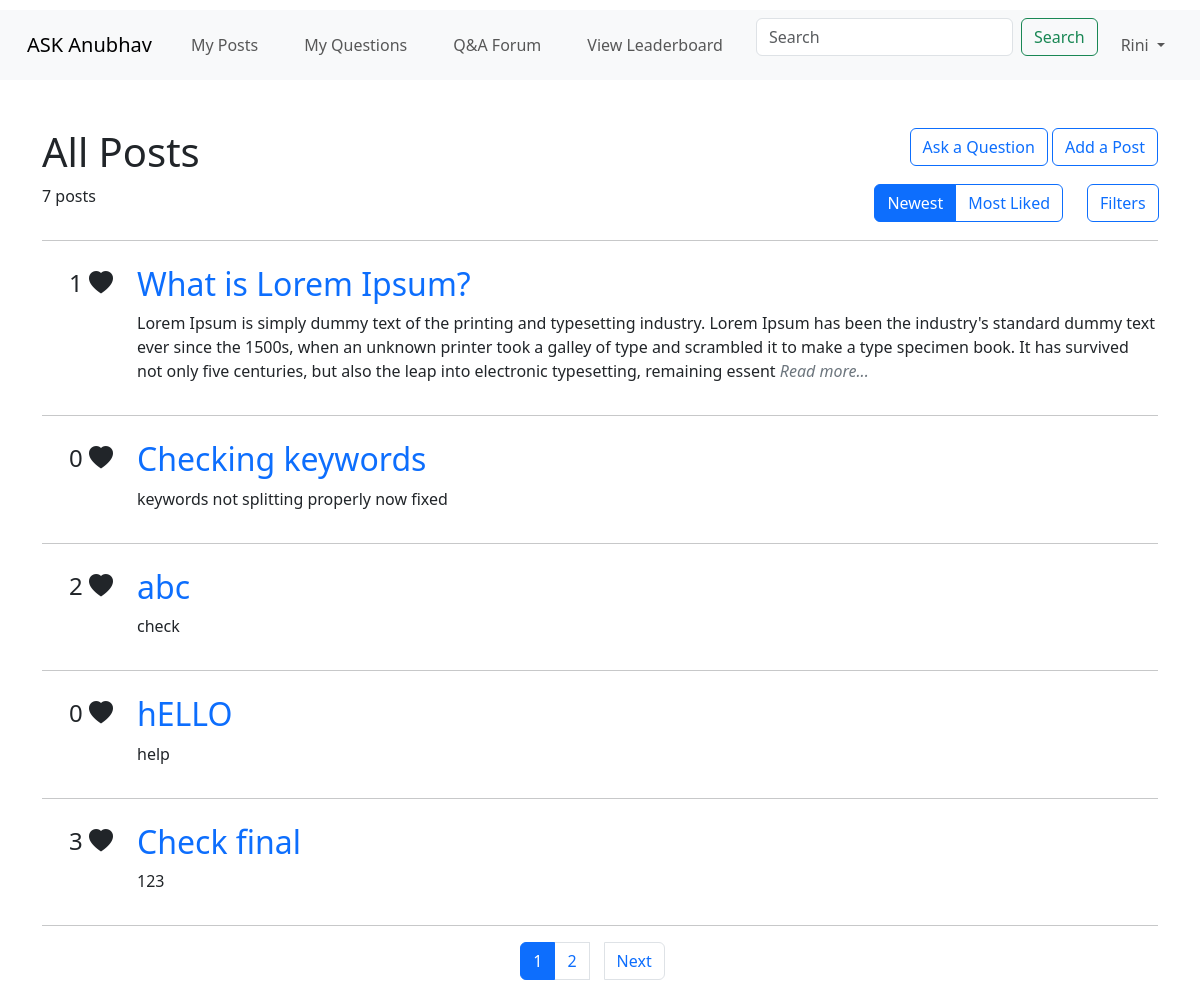
Screenshot of / (signed in) with the database file from the repository.
### merged.py (models this page shows, shortened)
class Post(db.Model):
    __tablename__ = 'post'
    id = db.Column(db.Integer, primary_key=True)
    title = db.Column(db.String(100), nullable=False)
    body = db.Column(db.Text, nullable=False)
    keywords = db.Column(db.String(255))
    date_of_post = db.Column(db.DateTime, default=lambda: datetime.now(timezone.utc))
    student_id = db.Column(db.Integer, nullable=False)
    like_count = db.Column(db.Integer, default=0)
    tags = db.relationship('Tag', secondary=post_tags, lazy='subquery', backref=db.backref('posts', lazy=True))
    approval = db.relationship('PostApproval', uselist=False, back_populates='post')

### merged.py (the view, shortened to what this page needs)
@app.route('/index')
@app.route('/')
def index():
    try:
        if 'student_id' not in session:
            flash("Please login to access the dashboard", "warning")
            return redirect(url_for('login'))
        sort = request.args.get('sort', 'latest')  # default sort is 'latest'
        page = request.args.get('page', 1, type=int)
        per_page = 5
        search_query = request.args.get('search', '').strip()
        posts_query = Post.query.outerjoin(PostApproval, Post.id == PostApproval.post_id)
        if not session.get('is_faculty'):
            posts_query = posts_query.filter(or_(PostApproval.status == "Approved"))
        if sort == 'accepted':
            posts_query = posts_query.filter(func.lower(PostApproval.status) == 'approved').order_by(
                Post.date_of_post.desc())
        elif sort == 'rejected':
            posts_query = posts_query.filter(func.lower(PostApproval.status) == 'rejected').order_by(
                Post.date_of_post.desc())
        elif sort == 'pending':
            posts_query = posts_query.filter(PostApproval.post_id == None).order_by(Post.date_of_post.desc())
        elif sort == 'likes':
            posts_query = posts_query.order_by(Post.like_count.desc())
        else:
            posts_query = posts_query.order_by(Post.date_of_post.desc())
        filtered_post_count = posts_query.count()
        pagination = posts_query.paginate(page=page, per_page=per_page, error_out=False)
        posts = pagination.items
        return render_template(
            'ASK_Anubhav/Student/index.html',
            posts=posts,
            pagination=pagination,
            total_posts=filtered_post_count,
            search_query=search_query,
            username=session.get('username', 'Guest'),
            current_sort=sort
        )
    except Exception as e:
        print(f"An error occurred: {str(e)}")
        flash("Something went wrong!", "danger")
        return redirect(url_for('login'))

### merged.py (called while the page is built)
@app.context_processor
def inject_session():
    try:
        return dict(session=session)  # Inject session into all templates
    except Exception as e:
        print("Session not created due to: {str(e)}")
        return dict(session={})

### templates/ASK_Anubhav/Student/index.html (shortened to what this page needs)
<!DOCTYPE html>
<html lang="en">
<head>
  <link rel="stylesheet" href="/static/style.css" />
  <link href="https://cdn.jsdelivr.net/npm/bootstrap@5.3.3/dist/css/bootstrap.min.css" rel="stylesheet"
 />
  <link href="https://cdn.jsdelivr.net/npm/bootstrap-icons/font/bootstrap-icons.css" rel="stylesheet">
</head>
<body>
  <nav class="navbar navbar-expand-lg bg-body-tertiary">
    <div class="container-fluid">
      <a class="navbar-brand" href="{{ url_for('index') }}">ASK Anubhav</a>
      <div class="collapse navbar-collapse" id="navbarSupportedContent">
        <ul class="navbar-nav me-auto mb-2 mb-lg-0">
          <li class="nav-item">
            <a class="nav-link" aria-current="page" href="{{ url_for('my_posts') }}">My Posts</a>
          </li>
          <li class="nav-item">
            <a class="nav-link" href="{{ url_for('my_questions') }}">My Questions</a>
          </li>
          <li class="nav-item">
            <a class="nav-link" href="{{ url_for('qa_forum') }}">Q&A Forum</a>
          </li>
          <li class="nav-item">
            <a class="nav-link" href="{{ url_for('leaderboard') }}">View Leaderboard</a>
          </li>
        </ul>
        <form class="d-flex mb-3" method="GET" action="{{ url_for('index') }}">
          <input class="form-control me-2" type="search" name="search" placeholder="Search" value="{{ search_query }}"
            aria-label="Search">
          <button class="btn btn-outline-success" type="submit">Search</button>
        </form>
        <ul class="navbar-nav">
          <li class="nav-item dropdown">
            <a class="nav-link dropdown-toggle" href="#" id="navbarDropdown" role="button" data-bs-toggle="dropdown"
              aria-expanded="false">
              {{ username }}
            </a>
          </li>
        </ul>
      </div>
    </div>
  </nav>
  <div class="container">
    <div class="row mt-5">
      <div class="col-md-9 ">
        <h1>All Posts</h1>
      </div>
      <div class="col-md-3 text-end">
        {% if not session.get('is_faculty') %}
        <button type="button" class="btn btn-outline-primary" onclick="goToQuestion()">
          Ask a Question
        </button>
        <button type="button" class="btn btn-outline-primary" onclick="goToCreatePage()">
          Add a Post
        </button>
        {% endif %}
      </div>
    </div>
    <div class="row">
      <div class="col-2 col-sm-2 col-md-2 col-xs-2">
        <p>{{ total_posts }} posts</p>
      </div>
      <div class="col-9 col-sm-9 col-md-9 col-xs-9 text-end">
        {% if session.get('is_faculty') %}
        <div class="btn-group" role="group" aria-label="Button group with nested dropdown">
                <a href="{{ url_for('index', sort='latest', page=1, search=search_query) }}" class="btn btn-outline-primary {% if current_sort == 'latest' %}active{% endif %}">All</a>
                <a href="{{ url_for('index', sort='accepted', page=1, search=search_query) }}" class="btn btn-outline-primary {% if current_sort == 'accepted' %}active{% endif %}">Accepted</a>
                <a href="{{ url_for('index', sort='rejected', page=1, search=search_query) }}" class="btn btn-outline-primary {% if current_sort == 'rejected' %}active{% endif %}">Rejected</a>
                <a href="{{ url_for('index', sort='pending', page=1, search=search_query) }}" class="btn btn-outline-primary {% if current_sort == 'pending' %}active{% endif %}">Pending</a>
            </div>
        {% else %}
        <div class="btn-group" role="group" aria-label="Button group with nested dropdown">
          <a href="{{ url_for('index', sort='latest', search=search_query) }}" class="btn btn-outline-primary {% if current_sort == 'latest' %}active{% endif %}">Newest</a>
          <a href="{{ url_for('index', sort='likes') }}" class="btn btn-outline-primary {% if current_sort == 'likes' %}active{% endif %}">Most Liked</a>
        </div>
        {% endif %}
      </div>
      <div class="col-1 col-sm-1 col-md-1 col-xs-1 text-end">
        <button type="button" class="btn btn-outline-primary" id="filter-button" onclick="toggleFilters()">
          Filters
        </button>
      </div>
    </div>
    <hr />
    {% for post in posts %}
    <div class="row mt-4" id="post-{{ post.id }}" onclick="window.location='{{ url_for('post_details', post_id=post.id) }}';"
         style="cursor: pointer;">
      <div class="col-1 text-end">
        <p style="font-size: 24px;">{{ post.like_count }} <i class="bi bi-heart-fill"></i></p>
      </div>
      <div class="col-11">
        <a class="anchor-tag" href="{{ url_for('post_details', post_id=post.id) }}" style="text-decoration:none;">
          <h2>{{ post.title }}</h2>
        </a>
        <p>{{ post.body[:350] }}
          {% if post.body|length > 350 %}
          <span style="color: #6c757d; font-style: italic;">Read more...</span>
          {% endif %}
        </p>
      </div>
    </div>
    <hr />
    {% endfor %}
  </div>
  <nav>
    <ul class="pagination justify-content-center">
      {% for num in pagination.iter_pages() %}
      {% if num %}
      {% if num == pagination.page %}
      <li class="page-item active"><span class="page-link">{{ num }}</span></li>
      {% else %}
      <li class="page-item">
        <a class="page-link" href="{{ url_for('index', page=num, search=search_query, sort=current_sort) }}">{{ num }}</a>
      </li>
      {% endif %}
      {% else %}
      <li class="page-item disabled"><span class="page-link">...</span></li>
      {% endif %}
      {% endfor %}
      {% if pagination.has_next %}
      <li class="page-item">
        <a class="page-link" href="{{ url_for('index', page=pagination.next_num, search=search_query, sort=current_sort) }}">Next</a>
      </li>
      {% endif %}
    </ul>
  </nav>
</body>
</html>

### static/ASK_Anubhav/style.css (style rules this page uses)
.anchor-tag { text-decoration: none; }
:root { --color-bg: #69F7BE; --color-text-main: #000000; --color-primary: #FFFF00; --wrapper-height: 87vh; --image-max-width: 300px; --image-margin: 3rem; --font-family: "HK Grotesk"; --font-family-header: "HK Grotesk"; }
* { box-sizing: border-box; }
body { font-family: HK Grotesk; background-color: var(--color-bg); }
button, input { font-family: inherit; font-size: 100%; background: #FFFFFF; border: 1px solid #000000; box-sizing: border-box; border-radius: 4px; padding: 0.5rem 1rem; transition: 500ms; }
h2 { color: #2800FF; }
nav { margin-top: 10px; position: relative; }
nav a { margin: 0 15px; text-decoration: none; color: #333; font-size: 1.2em; transition: color 0.3s; }

### rows the page displays
Post: like_count "1", title "What is Lorem Ipsum?", body "Lorem Ipsum is simply dummy text of the printing and typesetting industry. Lorem Ipsum has been the industry's standard dummy text ever since the 1500s, when an unknown printer took a galley of type and scrambled it to make a type specimen book. It has survived not only five centuries, but also the leap into electronic typesetting, remaining essent", shows "Read more..."
Post: like_count "0", title "Checking keywords", body "keywords not splitting properly now fixed"
Post: like_count "2", title "abc", body "check"
Post: like_count "0", title "hELLO", body "help"
Post: like_count "3", title "Check final", body "123"

### other values shown
{{ username }} "Rini"
{{ total_posts }} "7"
{{ num }} "1"
{{ num }} "2"
